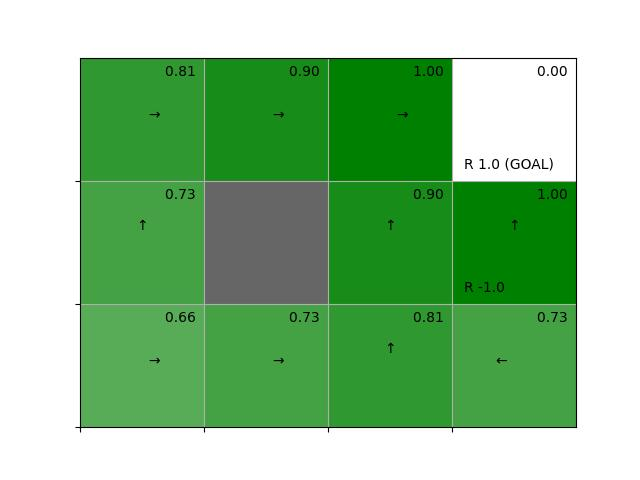

The Python source for this figure:
if '__file__' in globals():
    import os, sys
    sys.path.append(os.path.join(os.path.dirname(__file__), '..'))
from collections import defaultdict
from common.gridworld import GridWorld
from ch04.policy_iter import greedy_policy


def value_iter_onestep(V, env, gamma):
    for state in env.states():
        if state == env.goal_state:
            V[state] = 0
            continue

        action_values = []
        for action in env.actions():
            next_state = env.next_state(state, action)
            r = env.reward(state, action, next_state)
            value = r + gamma * V[next_state]
            action_values.append(value)

        V[state] = max(action_values)
    return V


def value_iter(V, env, gamma, threshold=0.001, is_render=True):
    while True:
        if is_render:
            env.render_v(V)

        old_V = V.copy()
        V = value_iter_onestep(V, env, gamma)

        delta = 0
        for state in V.keys():
            t = abs(V[state] - old_V[state])
            if delta < t:
                delta = t

        if delta < threshold:
            break
    return V


if __name__ == '__main__':
    V = defaultdict(lambda: 0)
    env = GridWorld()
    gamma = 0.9

    V = value_iter(V, env, gamma)

    pi = greedy_policy(V, env, gamma)
    env.render_v(V, pi)

    # added for remote figure
    import matplotlib.pyplot as plt
    plt.savefig("ch04/value_iter.jpg")